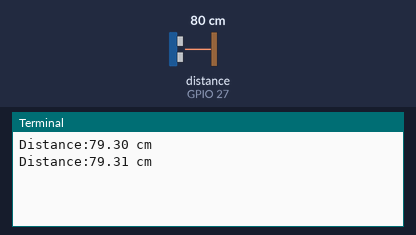
A program run on a simulated Raspberry Pi (BCM pin numbers). Shown: the last lines printed to the terminal. Inputs (shaded band) come from the test bench; at power-on: distance to the obstacle (sensor on GPIO 27) 80 cm. The echo pulse lasts 58.3 µs per cm; the clock reads 2024-03-15 10:24:30 at power-on unless the program sets it.

Above: at 1.2 s.
1.3 s: distance to the obstacle (sensor on GPIO 27) set to 2 cm
At 2.6 s:
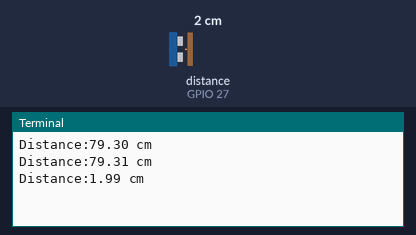
2.8 s: distance to the obstacle (sensor on GPIO 27) set to 4 cm
At 3.4 s:
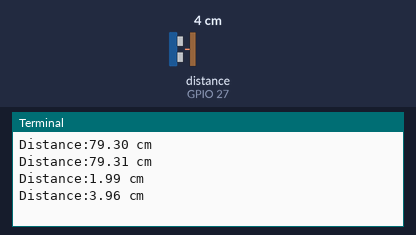
Timing chart, 0 to 5.8 s (numbered marks = the images above; inputs shaded):
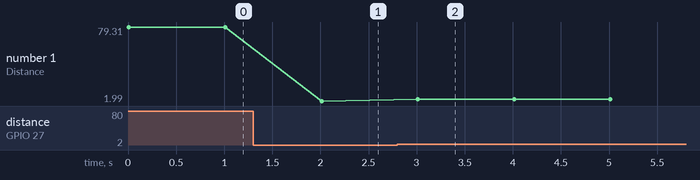

Measured:
- after the input at 1.3 s, the terminal: prints a new line after 0.71 s (image 1)
- after the input at 2.8 s, the terminal: prints a new line after 0.21 s (image 2)
- plotted number 1: 79.31 → 1.99 after the input at 1.3 s, 1.99 → 3.96 after the input at 2.8 s

The program:

Ultrasonic_Ranging.py
```python
import RPi.GPIO as GPIO
import time

TRIG = 22
ECHO = 27

GPIO.setmode(GPIO.BCM)
GPIO.setwarnings(False)
GPIO.setup(TRIG,GPIO.OUT,initial=GPIO.LOW)
GPIO.setup(ECHO,GPIO.IN)

def dist():
	GPIO.output(TRIG,GPIO.HIGH)
	time.sleep(0.000015)
	GPIO.output(TRIG,GPIO.LOW)
	while not GPIO.input(ECHO):
		pass
	t1 = time.time()
	while GPIO.input(ECHO):
		pass
	t2 = time.time()
	return (t2-t1)*34000/2

try:
	while True:
		print("Distance:%0.2f cm" % dist())
		time.sleep(1)
except KeyboardInterrupt:
	GPIO.cleanup()
```
